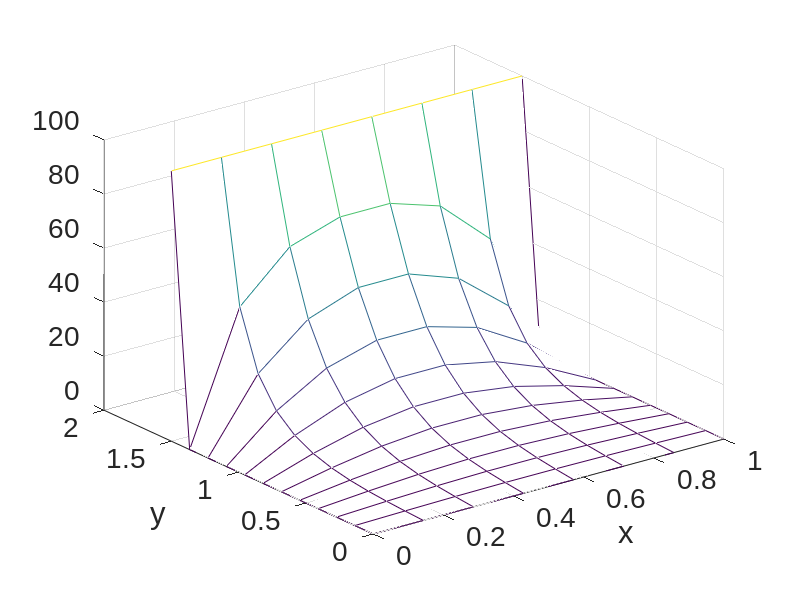
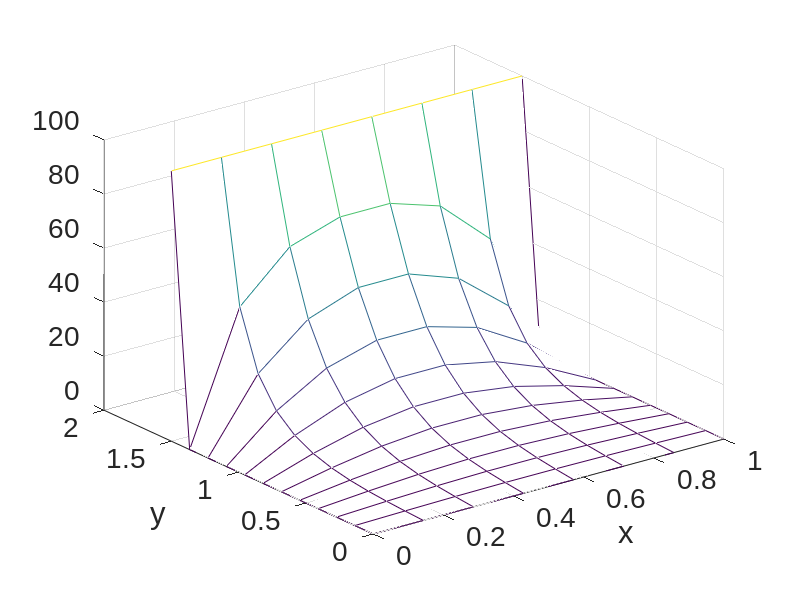

Recreate these plots in MATLAB, in order.
% program lap1
% Solves example in fig. 7.3, section 7.2
clear all; close all; clc;
set(0,'DefaultLineLineWidth',2,'DefaultAxesFontName','Arial','DefaultAxesFontSize',20);

nx = 6;  % # interne nodar i x-retning
ny = 10; % # interne nodar i y-retning

n=nx*ny;  % total number of unknowns
 
xmax=1;  
xmin=0;

ymax=1.5;
ymin=0;

T0=100;

x=linspace(xmin,xmax,nx+2); % nx+2 to account for bondaries
y=linspace(ymin,ymax,ny+2);

d = ones(n,1); % diagonal
b = zeros(n,1); % right hand side

%Impose BCs
b(ny:ny:end)=-T0;

% --- generate A-matrix ---
A = spdiags([d d -4*d d d],[-ny -1 0 1 ny], n,n);
% --- Update A ---

A(ny:ny:end,ny+1:ny:end)=0;
A(ny+1:ny:end,ny:ny:end)=0;
% --- solve system ---


Tvec = A\b;
Temp=reshape(Tvec,ny,nx);
T=zeros(ny+2,nx+2);
T(2:ny+1,2:nx+1) = Temp;
T(end,:) = T0;

figure(1)
%mesh(x(2:nx+1),y(2:ny+1), Temp)
mesh(x,y,T)

xlabel('x')
ylabel('y')


A2 = spdiags([d d -4*d d d],[-nx -1 0 1 nx], n,n);
A2(nx:nx:end,nx+1:nx:end)=0;
A2(nx+1:nx:end,nx:nx:end)=0;

b2 = zeros(n,1); % right hand side
b2(end-nx+1:end) = -T0;


figure(2)
Tvec2=A2\b2;

T2=reshape(Tvec2,nx,ny);
T3=zeros(nx+2,ny+2);
T3(2:nx+1,2:ny+1) = T2;
T3(:,end) = T0;

%mesh(x(2:nx+1),y(2:ny+1), T2')
mesh(x,y,T3')

xlabel('x')
ylabel('y')

%mesh(y(2:ny+1), x(2:nx+1),T2)
